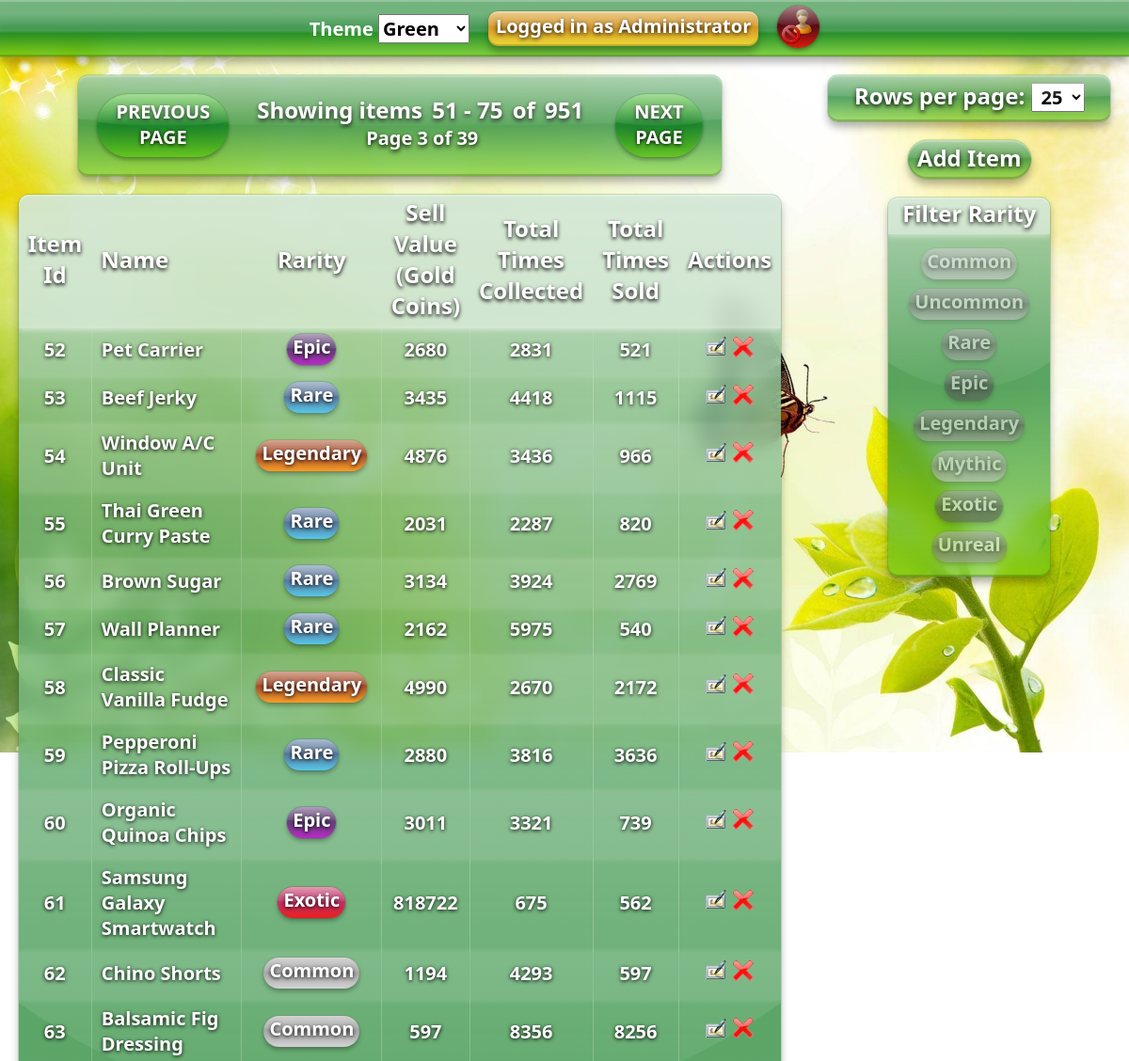
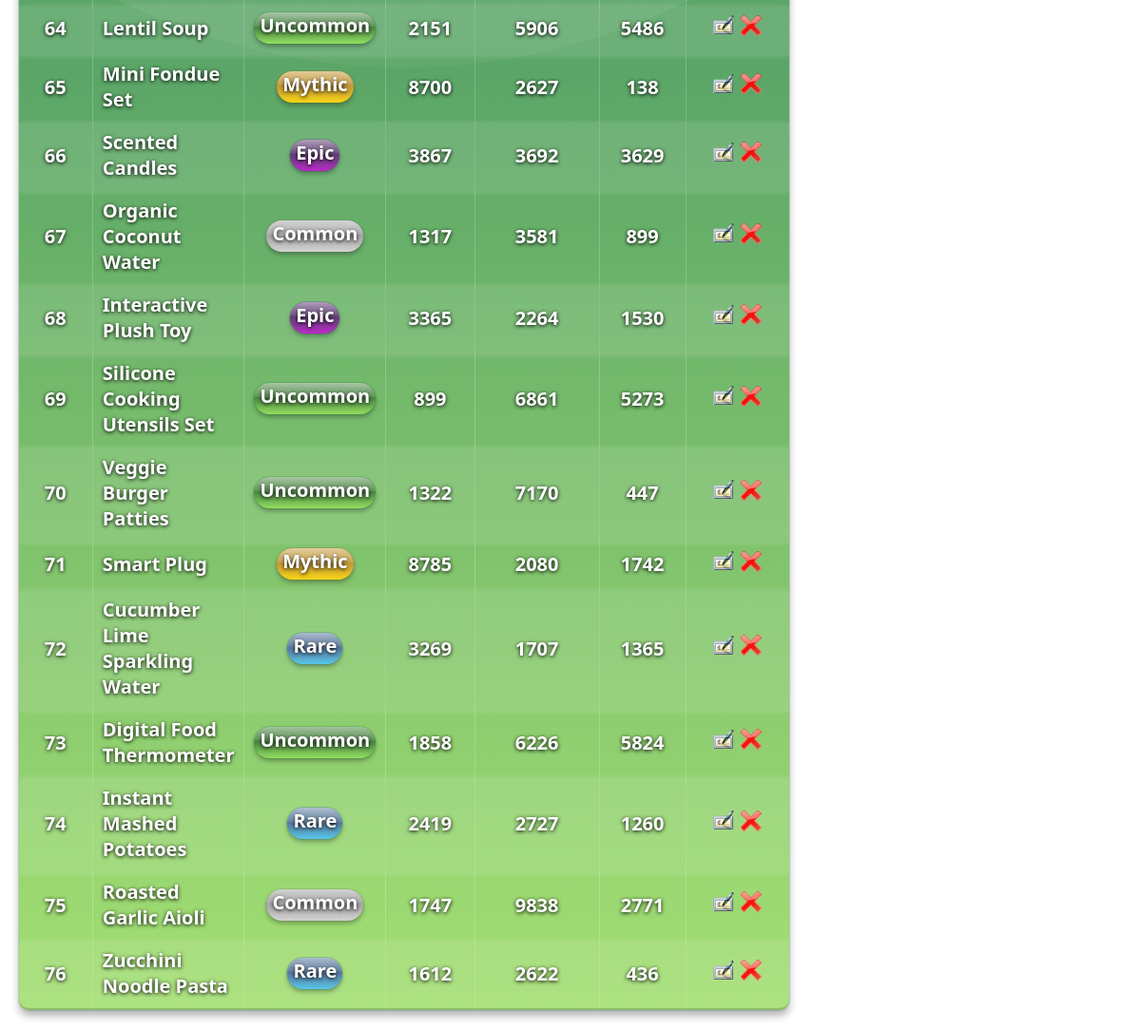
Page /website/items_table.php?page=3 (signed in) on the committed database (2 pictures, top to bottom).
### tables this page shows
CREATE TABLE `users` (
  `user_id` int(10) NOT NULL,
  `user_username` varchar(20) NOT NULL,
  `user_password` varchar(50) NOT NULL,
  `user_display_name` varchar(30) NOT NULL,
  `user_access_level` int(3) NOT NULL
);

CREATE TABLE `items` (
  `item_id` int(11) NOT NULL,
  `item_name` varchar(50) DEFAULT NULL,
  `item_description` varchar(50) DEFAULT NULL,
  `item_rarity` varchar(9) DEFAULT NULL,
  `item_sell_value` int(11) DEFAULT NULL,
  `item_total_times_collected` int(11) DEFAULT NULL,
  `item_total_times_sold` int(11) DEFAULT NULL
);

### website/operations/user/get_user.php (called while the page is built, shortened)
<?php
    include('../chris_blue/inc/dbconnect.php');
    if(isset($_COOKIE['user'])) {
        $username = htmlspecialchars($_COOKIE['user'], ENT_QUOTES, 'UTF-8');
        $user_sql = "SELECT * FROM users WHERE user_username = ?";
        $user_stmt = $dbconnect->prepare($user_sql);
        $user_stmt->bind_param('s', $username);
        $user_stmt->execute();
        $user_result = $user_stmt->get_result();
        if (mysqli_num_rows($user_result) > 0) {
            while($row = mysqli_fetch_assoc($user_result)) {
                $user_display_name = $row['user_display_name'];
                $user_access_level = $row['user_access_level'];
            }
        }
    }
?>

### website/items_table.php (the view, shortened to what this page needs)
<?php
    include("inc/dbconnect.php");
    $num_of_rows = isset($_SESSION['num_of_rows']) ? filter_var($_SESSION['num_of_rows'], FILTER_SANITIZE_NUMBER_INT) : 25;
	$rarities = isset($_SESSION['rarities']) ? $_SESSION['rarities'] : array();
	$rarity_placeholders = (count($rarities) > 0 ? '?' : '') . (count($rarities) > 1 ? str_repeat(', ?', count($rarities) - 1) : '');
	$table_paramtypes = str_repeat('s', count($rarities));
	$table_paramtypes_limit = $table_paramtypes . 'ii';
	$table_bindparams = $rarities;
	$table_bindparams_limit = $table_bindparams;
	array_push($table_bindparams_limit, $num_of_rows);
	if ($rarity_placeholders != "") {
		$sql = "SELECT COUNT(*) as count FROM items WHERE item_rarity IN ($rarity_placeholders)";
	}
	else {
		$sql = "SELECT COUNT(*) as count FROM items";
	}
	$stmt = $dbconnect -> prepare($sql);
	$stmt -> execute();
	$result = $stmt -> get_result();
	$total_items = mysqli_fetch_assoc($result)['count'];
	$current_page = max(isset($_GET['page']) ? (int)$_GET['page'] : 1, 1);
	$offset = ($current_page - 1) * $num_of_rows;
	$total_pages = ceil($total_items / $num_of_rows);
	array_push($table_bindparams_limit, $offset);
	if ($rarity_placeholders != "") {
		$table_sql = "SELECT * FROM items WHERE item_rarity IN ($rarity_placeholders) LIMIT ? OFFSET ?";
	}
	else {
		$table_sql = "SELECT * FROM items LIMIT ? OFFSET ?";
	}
    $stmt = $dbconnect -> prepare($table_sql);
	$stmt -> bind_param($table_paramtypes_limit, ...$table_bindparams_limit);
    $stmt -> execute();
    $table_limit_result = $stmt -> get_result();
?>
<!DOCTYPE html>
<html>
    <head>
        <link rel="stylesheet" type="text/css" href="css/styles.css">
        <link rel="stylesheet" type="text/css" href="css/themes.css">
    </head>
	<body>
		<?php include($_SERVER['DOCUMENT_ROOT'] . "/chris_blue/inc/navigation.php"); ?>
        <div class="background"></div>
        <main>
			<div class="table">
				<div class="frutiger-tile pagination">
					<div class="pagination-button" style="justify-content: right">
						<a <?php if ($current_page > 1) { echo 'href="?page=' . $current_page - 1 . '"'; } ?> class="frutiger-tile <?php if ($current_page <= 1) { echo 'disabled'; } ?>" draggable="false">PREVIOUS PAGE</a>
					</div>
					<h1>Showing items <span class="num"><?php echo 1 + $offset; ?> - <?php echo mysqli_num_rows($table_limit_result) + $offset; ?></span> of <span class="num"><?php echo $total_items ?></span>
						<span class="page">Page <?php echo $current_page; ?> of <?php echo $total_pages ?></span>
					</h1>
					<div class="pagination-button" style="justify-content: left">
						<a <?php if ($current_page < $total_pages) { echo 'href="?page=' . $current_page + 1 . '"'; } ?> class="frutiger-tile <?php if ($current_page >= $total_pages) { echo 'disabled'; } ?>" draggable="false">NEXT PAGE</a>
					</div>
				</div>
				<table class="frutiger-tile">
					<tr>
						<th style="text-align: center">Item<br>Id</th>
						<th>Name</th>
						<th style="text-align: center">Rarity</th>
						<th style="text-align: center">Sell Value<br>(Gold Coins)</th>
						<th style="text-align: center">Total Times<br>Collected</th>
						<th style="text-align: center">Total Times<br>Sold</th>
						<?php if ($user_access_level == -1): ?>
						<th style="text-align: center">Actions</th>
						<?php endif ?>
					</tr>
					<?php
						if (mysqli_num_rows($table_limit_result) > 0) {
							while ($row = mysqli_fetch_assoc($table_limit_result)) { ?>
							<tr id="item_row_<?php echo $row['item_id'] ?>">
								<td class="item-id" style="text-align: center"><?php echo $row['item_id'] ?></td>
								<td class="item-name item-display"><?php echo $row['item_name'] ?></td>
								<td class="rarity item-display"><span class="frutiger-tile <?php echo $row['item_rarity'] ?>"><?php echo $row['item_rarity'] ?></span></td>
								<td class="item-sell-value item-display" style="text-align: center"><?php echo $row['item_sell_value'] ?></td>
								<td class="item-total-times-collected item-display" style="text-align: center"><?php echo $row['item_total_times_collected'] ?></td>
								<td class="item-total-times-sold item-display" style="text-align: center"><?php echo $row['item_total_times_sold'] ?></td>
								<?php if ($user_access_level == -1): ?>
								<td class="admin-actions item-display" style="text-align: center">
									<button style="background-image: url('images/icons/edit.png')" title="Edit Item"
										onclick="EditItem(<?php echo $row['item_id'] ?>, {
											'name': '<?php echo $row['item_name'] ?>',
											'rarity': '<?php echo $row['item_rarity'] ?>',
											'sell_value': <?php echo $row['item_sell_value'] ?>,
											'times_collected': <?php echo $row['item_total_times_collected'] ?>,
											'times_sold': <?php echo $row['item_total_times_sold'] ?>
										})">
									</button>
									<button style="background-image: url('images/icons/delete.png')" title="Delete Item"
										onclick="ConfirmationPopup('Are you sure?', 'This will permanently delete Item ID <?php echo $row['item_id'] ?> (\'<?php echo $row['item_name'] ?>\') from the database.', 'delete_item', {'itemId': <?php echo $row['item_id'] ?>})">
									</button>
								</td>
								<?php endif ?>
							</tr>
							<?php }
						}
					?>
				</table>
			</div>
			<div class="charts">
				<div class="frutiger-tile stats">
					<h1>Rows per page: <form action="items_table.php" method="post" id="rows" style="display: inline">
							<select name="num_of_rows" form="rows" onchange="this.form.submit()" >
								<option value="25" <?php if ($num_of_rows == 25): ?>selected<?php endif ?>>25</option>
							</select>
						</form>
					</h1>
				</div>
				<div class="table-buttons">
					<button class="frutiger-tile" id="table-add-item" onclick="ShowAddItem()">
						Add Item
					</button>
				</div>
				<div class="frutiger-tile filters">
					<h1>Filter Rarity</h1>
					<form action="items_table.php" method="post" class="rarity-list">
						<?php
							$rarities_sql = "SELECT DISTINCT item_rarity FROM items";
							$rarities_stmt = $dbconnect -> prepare($rarities_sql);
							$rarities_stmt -> execute();
							$rarities_result = $rarities_stmt -> get_result();
							if (mysqli_num_rows($rarities_result) > 0) {
								$rarityOrder = ['Common', 'Uncommon', 'Rare', 'Epic', 'Legendary', 'Mythic', 'Exotic', 'Unreal'];
								while ($row = mysqli_fetch_assoc($rarities_result)) {
									if (in_array($row['item_rarity'], $rarityOrder)) { ?>
										<button name="rarity" value="<?php echo $row['item_rarity']; ?>" style="order: <?php echo array_search($row['item_rarity'], $rarityOrder) ?>" class="frutiger-tile rarity <?php echo $row['item_rarity']; ?> <?php if(!in_array($row['item_rarity'], $rarities)) echo "not-selected"; ?>"><?php echo $row['item_rarity']; ?></button>
									<?php }
								}
							}
						?>
					</form>
				</div>
			</div>
        </main>
    </body>
</html>

### website/inc/navigation.php (shortened to what this page needs)
<?php
    include("../chris_blue/operations/user/get_user.php");
?>
<nav class="frutiger-menu">
    <div class="container">
        <div class="theme">
            <label>Theme
                <select id="theme">
                    <option value="green" selected>Green</option>
                </select>
            </label>
        </div>
        <?php if (isset($_COOKIE['user'])): ?>
        <a href="user.php" class="user frutiger-tile" draggable="false">Logged in as <span><?php echo $user_display_name ?></span></a>
        <form action="/chris_blue/operations/user/logout.php" method="post" id="logout">
            <button class="logout frutiger-tile" form="logout">
                <?php if ($_COOKIE['user'] == 'chrisblue'): ?>
                <img src="/chris_blue/images/icons/chris_blue.jpg" id="chris_blue" draggable="false">
                <?php else: ?>
                <img src="/chris_blue/images/icons/gameux_212-9.png" draggable="false">
                <?php endif ?>
            </button>
        </form>
        <?php endif ?>
    </div>
</nav>

### website/css/themes.css (style rules this page uses)
:root { --frutiger-tile-grad: linear-gradient(rgba(167, 167, 167, 0.7) 50%, rgba(228, 228, 228, 0.6)); --frutiger-menu-grad: linear-gradient(rgba(167, 167, 167, 1) 50%, rgba(228, 228, 228, 0.8)); --frutiger-button-grad: linear-gradient(rgba(220, 220, 220, 0.8), rgba(167, 167, 167, 0.8), rgba(228, 228, 228, 0.7)); --frutiger-outline: 1px solid rgba(161, 161, 161, 0.2); --frutiger-glossy-grad: linear-gradient(10deg, rgba(230, 230, 230, 0.5), rgba(200, 200, 200, 0.5)); --popup-bg: rgba(0, 0, 0, 0.5); }
.green { --frutiger-bg: url('../images/backgrounds/asadal_stock_4.jpg'); --frutiger-tile-grad: linear-gradient(rgba(21, 128, 39, 0.7) 50%, rgba(103, 202, 21, 0.6)); --frutiger-menu-grad: linear-gradient(rgba(21, 128, 39, 1) 50%, rgba(103, 202, 21, 0.8)); --frutiger-button-grad: linear-gradient(rgba(56, 184, 17, 0.8), rgba(21, 128, 39, 0.8), rgba(103, 202, 21, 0.7)); --frutiger-outline: 1px solid rgba(21, 128, 39, 0.2); --frutiger-glossy-grad: linear-gradient(10deg, rgba(103, 202, 21, 0.5), rgba(21, 128, 39, 0.5)); }

### rows in the picture
users: user_display_name "Administrator"
items: item_id "52", item_name "Pet Carrier", item_rarity "Epic", item_sell_value "2680", item_total_times_collected "2831", item_total_times_sold "521"
items: item_id "53", item_name "Beef Jerky", item_rarity "Rare", item_sell_value "3435", item_total_times_collected "4418", item_total_times_sold "1115"
items: item_id "54", item_name "Window A/C Unit", item_rarity "Legendary", item_sell_value "4876", item_total_times_collected "3436", item_total_times_sold "966"
items: item_id "55", item_name "Thai Green Curry Paste", item_rarity "Rare", item_sell_value "2031", item_total_times_collected "2287", item_total_times_sold "820"
items: item_id "56", item_name "Brown Sugar", item_rarity "Rare", item_sell_value "3134", item_total_times_collected "3924", item_total_times_sold "2769"
items: item_id "57", item_name "Wall Planner", item_rarity "Rare", item_sell_value "2162", item_total_times_collected "5975", item_total_times_sold "540"
items: item_id "58", item_name "Classic Vanilla Fudge", item_rarity "Legendary", item_sell_value "4990", item_total_times_collected "2670", item_total_times_sold "2172"
items: item_id "59", item_name "Pepperoni Pizza Roll-Ups", item_rarity "Rare", item_sell_value "2880", item_total_times_collected "3816", item_total_times_sold "3636"
items: item_id "60", item_name "Organic Quinoa Chips", item_rarity "Epic", item_sell_value "3011", item_total_times_collected "3321", item_total_times_sold "739"
items: item_id "61", item_name "Samsung Galaxy Smartwatch", item_rarity "Exotic", item_sell_value "818722", item_total_times_collected "675", item_total_times_sold "562"
items: item_id "62", item_name "Chino Shorts", item_rarity "Common", item_sell_value "1194", item_total_times_collected "4293", item_total_times_sold "597"
items: item_id "63", item_name "Balsamic Fig Dressing", item_rarity "Common", item_sell_value "597", item_total_times_collected "8356", item_total_times_sold "8256"
items: item_id "64", item_name "Lentil Soup", item_rarity "Uncommon", item_sell_value "2151", item_total_times_collected "5906", item_total_times_sold "5486"
items: item_id "65", item_name "Mini Fondue Set", item_rarity "Mythic", item_sell_value "8700", item_total_times_collected "2627", item_total_times_sold "138"
items: item_id "66", item_name "Scented Candles", item_rarity "Epic", item_sell_value "3867", item_total_times_collected "3692", item_total_times_sold "3629"
items: item_id "67", item_name "Organic Coconut Water", item_rarity "Common", item_sell_value "1317", item_total_times_collected "3581", item_total_times_sold "899"
items: item_id "68", item_name "Interactive Plush Toy", item_rarity "Epic", item_sell_value "3365", item_total_times_collected "2264", item_total_times_sold "1530"
items: item_id "69", item_name "Silicone Cooking Utensils Set", item_rarity "Uncommon", item_sell_value "899", item_total_times_collected "6861", item_total_times_sold "5273"
items: item_id "70", item_name "Veggie Burger Patties", item_rarity "Uncommon", item_sell_value "1322", item_total_times_collected "7170", item_total_times_sold "447"
items: item_id "71", item_name "Smart Plug", item_rarity "Mythic", item_sell_value "8785", item_total_times_collected "2080", item_total_times_sold "1742"
items: item_id "72", item_name "Cucumber Lime Sparkling Water", item_rarity "Rare", item_sell_value "3269", item_total_times_collected "1707", item_total_times_sold "1365"
items: item_id "73", item_name "Digital Food Thermometer", item_rarity "Uncommon", item_sell_value "1858", item_total_times_collected "6226", item_total_times_sold "5824"
items: item_id "74", item_name "Instant Mashed Potatoes", item_rarity "Rare", item_sell_value "2419", item_total_times_collected "2727", item_total_times_sold "1260"
items: item_id "75", item_name "Roasted Garlic Aioli", item_rarity "Common", item_sell_value "1747", item_total_times_collected "9838", item_total_times_sold "2771"
items: item_id "76", item_name "Zucchini Noodle Pasta", item_rarity "Rare", item_sell_value "1612", item_total_times_collected "2622", item_total_times_sold "436"

### other values in the picture
1 + $offset "51"
mysqli_num_rows($table_limit_result) + $offset "75"
$total_items "951"
$current_page "3"
$total_pages "39"
$row['item_rarity'] "Uncommon"
$row['item_rarity'] "Mythic"
$row['item_rarity'] "Exotic"
$row['item_rarity'] "Rare"
$row['item_rarity'] "Legendary"
$row['item_rarity'] "Epic"
$row['item_rarity'] "Unreal"
$row['item_rarity'] "Common"
